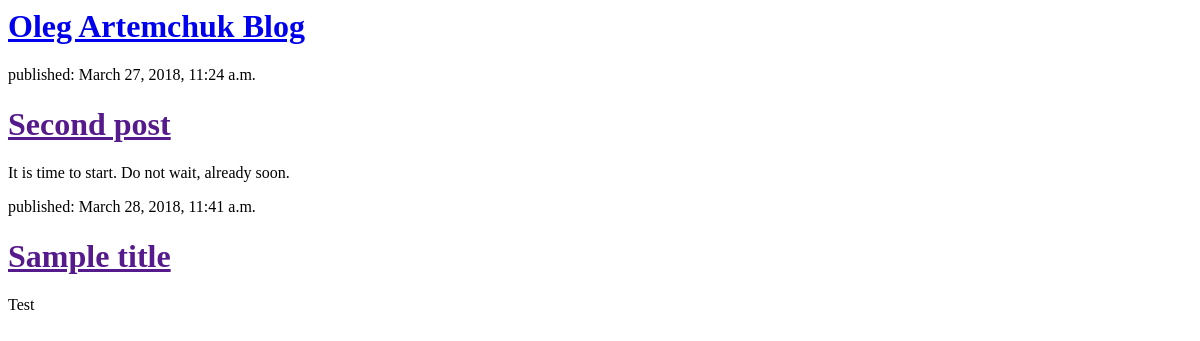
The app's page /, older data.
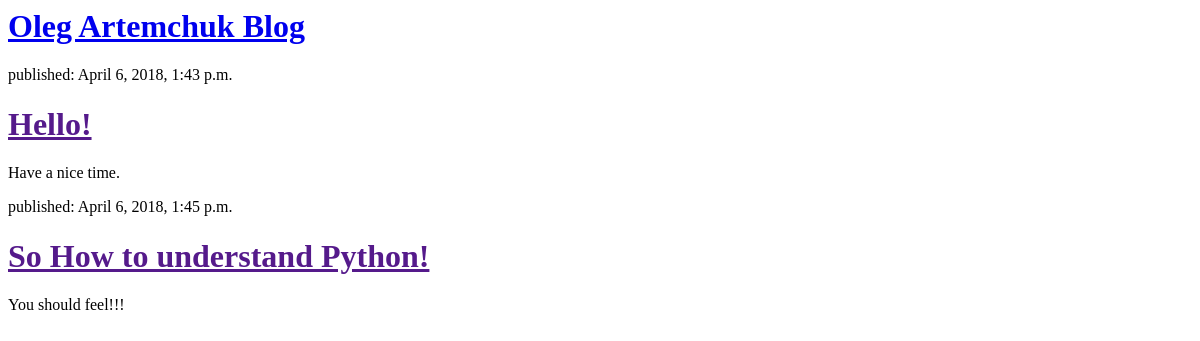
The same page, newer data.
### blog/models.py (models this page shows, shortened)
class Post(models.Model):
    author = models.ForeignKey('auth.User', on_delete=models.CASCADE)
    title = models.CharField(max_length=200)
    text = models.TextField()
    created_date = models.DateTimeField(
            default=timezone.now)
    published_date = models.DateTimeField(
            blank=True, null=True)

### blog/views.py (the view)
# urls.py: url(r'^$', views.post_list, name='post_list'),
def post_list(request):
    posts = Post.objects.filter(published_date__lte=timezone.now()).order_by('published_date')
    return render(request, 'blog/post_list.html', {'posts': posts})

### blog/templates/blog/post_list.html (shortened to what this page needs)
<html>
    <head>
    </head>
    <body>
		<div>
			<h1><a href="/">Oleg Artemchuk  Blog</a></h1>
		</div>
		{% for post in posts %}
			<div>
				<p>published: {{ post.published_date }}</p>
				<h1><a href="">{{ post.title }}</a></h1>
				<p>{{ post.text|linebreaksbr }}</p>
			</div>
		{% endfor %}
	</body>
</html>

Row changes from the older to the newer data that the page shows:
removed Post: published_date "March 27, 2018, 11:24 a.m.", title "Second post", text "It is time to start. Do not wait, already soon."
removed Post: published_date "March 28, 2018, 11:41 a.m.", title "Sample title", text "Test"
added Post: published_date "April 6, 2018, 1:43 p.m.", title "Hello!", text "Have a nice time."
added Post: published_date "April 6, 2018, 1:45 p.m.", title "So How to understand Python!", text "You should feel!!!"
